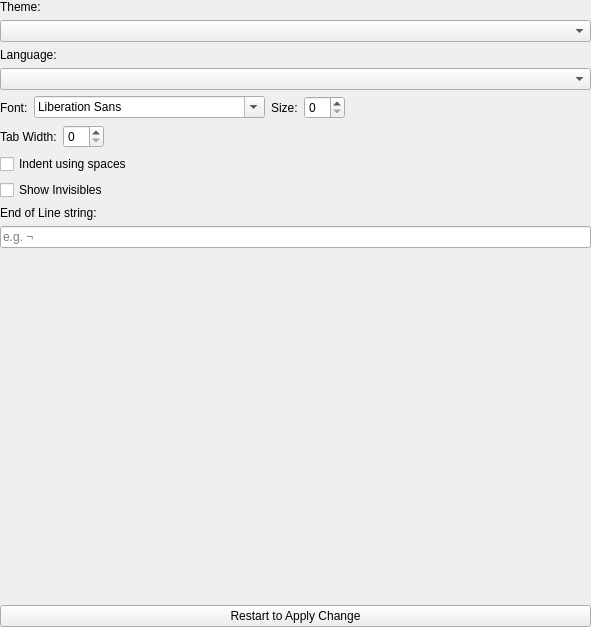
<?xml version="1.0" encoding="UTF-8"?>
<ui version="4.0">
 <class>GeneralConfigView</class>
 <widget class="QWidget" name="GeneralConfigView">
  <property name="geometry">
   <rect>
    <x>0</x>
    <y>0</y>
    <width>591</width>
    <height>627</height>
   </rect>
  </property>
  <layout class="QVBoxLayout" name="rootLayout">
   <property name="leftMargin">
    <number>0</number>
   </property>
   <property name="topMargin">
    <number>0</number>
   </property>
   <property name="rightMargin">
    <number>0</number>
   </property>
   <property name="bottomMargin">
    <number>0</number>
   </property>
   <item>
    <widget class="QLabel" name="themeLabel">
     <property name="text">
      <string>Theme:</string>
     </property>
     <property name="buddy">
      <cstring>themeCombo</cstring>
     </property>
    </widget>
   </item>
   <item>
    <widget class="QComboBox" name="themeCombo"/>
   </item>
   <item>
    <widget class="QLabel" name="langLabel">
     <property name="text">
      <string>Language:</string>
     </property>
     <property name="buddy">
      <cstring>langCombo</cstring>
     </property>
    </widget>
   </item>
   <item>
    <widget class="QComboBox" name="langCombo"/>
   </item>
   <item>
    <layout class="QHBoxLayout" name="fontLayout">
     <item>
      <widget class="QLabel" name="fontLabel">
       <property name="text">
        <string>Font:</string>
       </property>
       <property name="buddy">
        <cstring>fontComboBox</cstring>
       </property>
      </widget>
     </item>
     <item>
      <widget class="QFontComboBox" name="fontComboBox"/>
     </item>
     <item>
      <widget class="QLabel" name="fontSizeLabel">
       <property name="text">
        <string>Size:</string>
       </property>
       <property name="buddy">
        <cstring>fontSizeSpin</cstring>
       </property>
      </widget>
     </item>
     <item>
      <widget class="QSpinBox" name="fontSizeSpin"/>
     </item>
     <item>
      <spacer name="horizontalSpacer">
       <property name="orientation">
        <enum>Qt::Horizontal</enum>
       </property>
       <property name="sizeHint" stdset="0">
        <size>
         <width>40</width>
         <height>20</height>
        </size>
       </property>
      </spacer>
     </item>
    </layout>
   </item>
   <item>
    <layout class="QHBoxLayout" name="horizontalLayout_2">
     <item>
      <widget class="QLabel" name="tabWidthLabel">
       <property name="text">
        <string>Tab Width:</string>
       </property>
       <property name="buddy">
        <cstring>tabWidthSpin</cstring>
       </property>
      </widget>
     </item>
     <item>
      <widget class="QSpinBox" name="tabWidthSpin"/>
     </item>
     <item>
      <spacer name="horizontalSpacer_2">
       <property name="orientation">
        <enum>Qt::Horizontal</enum>
       </property>
       <property name="sizeHint" stdset="0">
        <size>
         <width>40</width>
         <height>20</height>
        </size>
       </property>
      </spacer>
     </item>
    </layout>
   </item>
   <item>
    <widget class="QCheckBox" name="indentUsingSpacesCheck">
     <property name="text">
      <string>Indent using spaces</string>
     </property>
    </widget>
   </item>
   <item>
    <widget class="QCheckBox" name="showInvisiblesCheck">
     <property name="text">
      <string>Show Invisibles</string>
     </property>
    </widget>
   </item>
   <item>
    <widget class="QLabel" name="eolLabel">
     <property name="text">
      <string>End of Line string:</string>
     </property>
     <property name="buddy">
      <cstring>eolEdit</cstring>
     </property>
    </widget>
   </item>
   <item>
    <widget class="QLineEdit" name="eolEdit">
     <property name="text">
      <string/>
     </property>
     <property name="placeholderText">
      <string>e.g. ¬</string>
     </property>
    </widget>
   </item>
   <item>
    <spacer name="verticalSpacer">
     <property name="orientation">
      <enum>Qt::Vertical</enum>
     </property>
     <property name="sizeHint" stdset="0">
      <size>
       <width>20</width>
       <height>40</height>
      </size>
     </property>
    </spacer>
   </item>
   <item>
    <widget class="QPushButton" name="restartButton">
     <property name="text">
      <string>Restart to Apply Change</string>
     </property>
    </widget>
   </item>
  </layout>
 </widget>
 <resources/>
 <connections/>
</ui>
